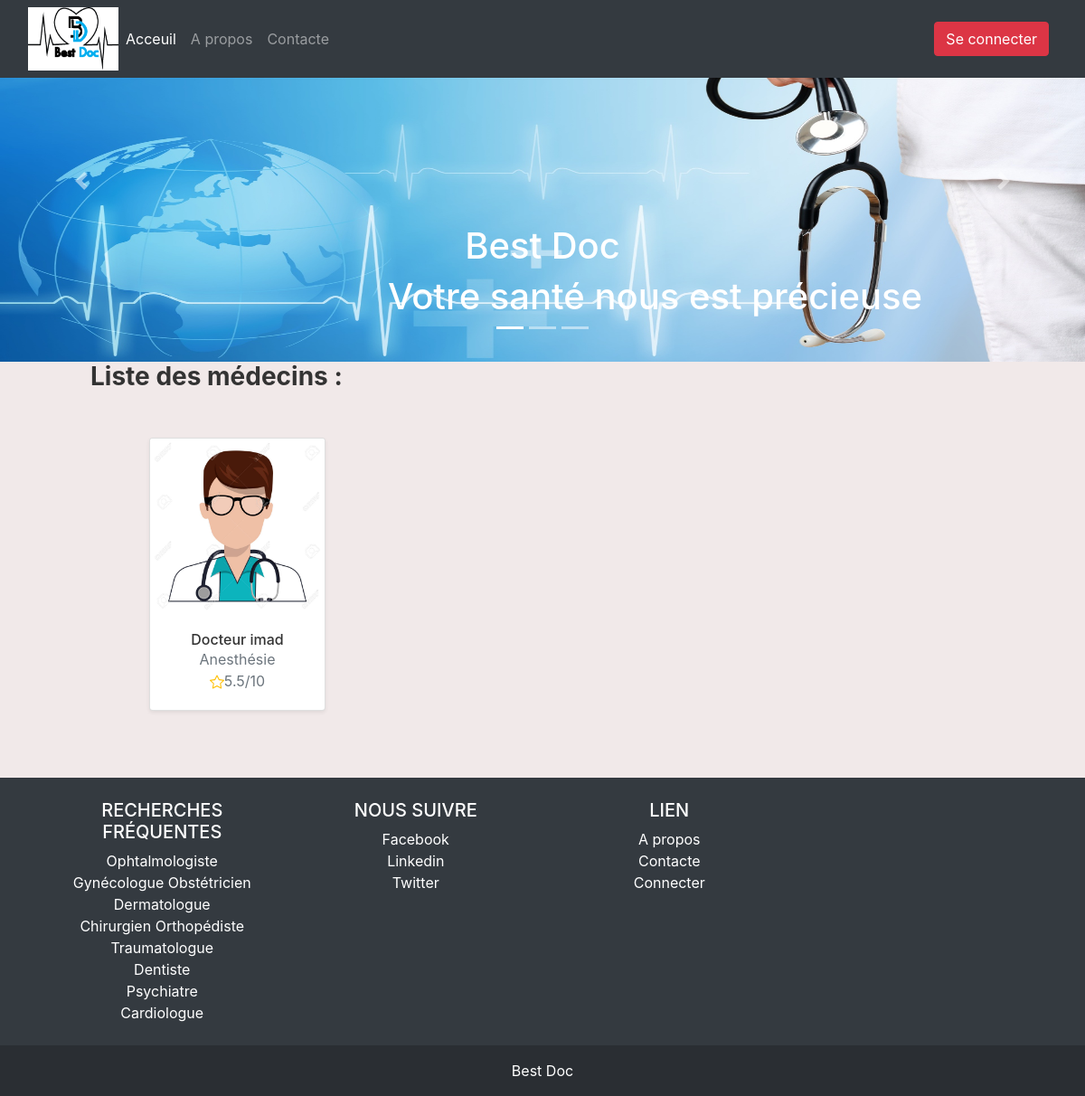
The app's page /liste_med/ with its own data.
### classification/models.py (models this page shows, shortened)
class Utilisateur(models.Model):
    SEXE_CHOICES=(
        ('H','Homme'),
        ('F','Femme'),
        )
    compte=models.ForeignKey(Compte,on_delete=models.CASCADE,default=True)
    sexe=models.CharField(max_length=10, choices=SEXE_CHOICES,default=True)
    class Meta:
        abstract=True

class Medecin(Utilisateur):
    name=models.CharField(max_length=200, null=True)
    local=models.CharField(max_length=200, null=True)
    numero_tel=models.CharField(max_length=200, null=True)
    prix_visite=models.FloatField(null=True)
    start_time= models.TimeField(null=True, blank=True)
    end_time=models.TimeField(null=True, blank=True)
    spécialité=models.ForeignKey(Spécialité,null=True, on_delete=models.SET_NULL)
    ville=models.ForeignKey(Ville,null=True,on_delete=models.SET_NULL)
    note=models.FloatField(null=True,default=True)

class Compte(models.Model):
    ROLE_CHOICES=(
        ('P','PATIENT'),
        ('M','MEDECIN')
        )
    roles=models.CharField(max_length=10, choices=ROLE_CHOICES, default=None)
    user=models.ForeignKey(User,on_delete=models.CASCADE,default=True)

class Spécialité(models.Model):
    nom=models.CharField(max_length=200, null=True)
    def  __str__(self):
         return self.nom

### classification/views.py (the view)
# urls.py: path('liste_med/',views.search,name='liste_med'),
def search(request):
    medecins=Medecin.objects.all().order_by('-note')
    myFilter=SearchFilter(request.GET, queryset=medecins)
    medecins=myFilter.qs
    if request.user.is_authenticated:
     compte=Compte.objects.get(user=request.user)
     context={'medecins':medecins,'myFilter':myFilter,'compte':compte}
    else:
     context={'medecins':medecins,'myFilter':myFilter }
    return render(request,'base/liste_med.html',context)

### classification/templates/base/liste_med.html (shortened to what this page needs)
{% extends 'base/base.html' %}
{% load static %}
{% block contenu %}
<link href="https://maxcdn.bootstrapcdn.com/font-awesome/4.3.0/css/font-awesome.min.css" rel="stylesheet">
<link href="{% static 'css/list_med.css' %}" rel="stylesheet">
<h3 class="font-weight-bold " style="margin-left: 100px;">Liste des médecins :</h3>
<div class="container d-flex justify-content-center mt-50 mb-50 w-75" style="margin-left: 150px;">
    <div class="row">
{% for i in medecins %}
        <div class="col-md-3">
            <div class="card mb-6 shadow-sm">
                <div class="card-img-actions">
                    {% if i.sexe == 'H' %}
                     <img class="card-img-top img-fluid" src="{% static 'images/avatar9.jpg' %}" >
                     {% else %}
                     <img class="card-img-top img-fluid" src="{% static 'images/avatar4.jpg' %}" >
                     {% endif %}
                </div>
                <div class="card-body text-center">
                    <h6 class="font-weight-semibold mb-0">Docteur {{i.compte.user.username}}  </h6>
                    <span class="d-block text-muted">{{i.spécialité}}</span>
                    <span class="d-block text-muted">
                          {{i.note}}/10
                    </span>
                </div>
              </div>
            </div>
{% empty %}
<p>Aucun Liste</p>
{% endfor %}
    </div>
</div>
{% endblock %}

### static/css/base.css (style rules this page uses)
span { color: rgb(253, 253, 253); }

### static/css/list_med.css (style rules this page uses)
body { color: #333; text-align: left; background-color: #f1e9e9 }
.mt-50 { margin-top: 50px }
.mb-50 { margin-bottom: 50px }

### records on screen
Medecin: compte.user.username "imad", spécialité "Anesthésie", note "5.5"
